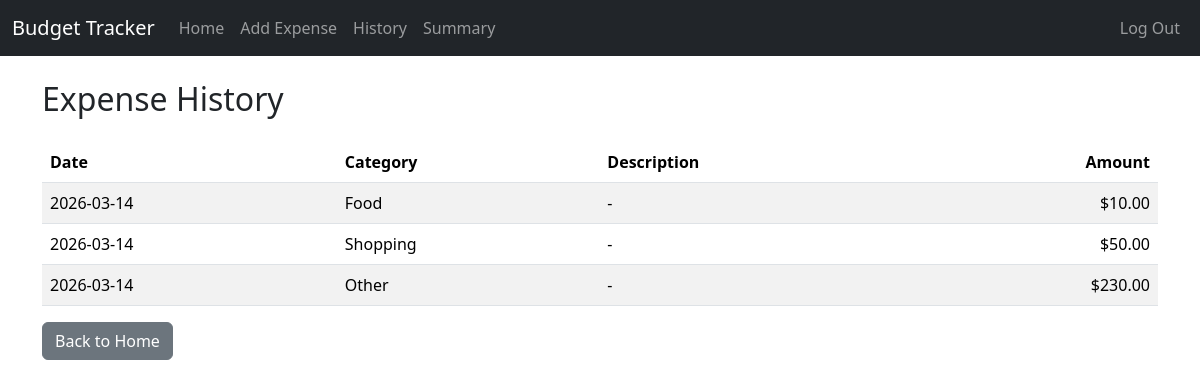
Screenshot of /history (signed in) with the database file from the repository.
### tables this page shows
CREATE TABLE expenses (
        id INTEGER PRIMARY KEY AUTOINCREMENT,
        user_id INTEGER NOT NULL,
        amount REAL NOT NULL,
        category TEXT NOT NULL,
        description TEXT,
        date TEXT NOT NULL,
        FOREIGN KEY (user_id) REFERENCES users(id)
    );

### app.py (the view)
@app.route("/history")
@login_required
def history():
    expenses = db.execute("""
        SELECT amount, category, description, date
        FROM expenses
        WHERE user_id = ?
        ORDER BY date DESC
    """, session["user_id"])
    return render_template("history.html", expenses=expenses)

### app.py (called while the page is built)
@app.after_request
def after_request(response):
    response.headers["Cache-Control"] = "no-cache, no-store, must-revalidate"
    response.headers["Expires"] = 0
    response.headers["Pragma"] = "no-cache"
    return response

### helpers.py (called while the page is built)
def login_required(f):
    @wraps(f)
    def decorated_function(*args, **kwargs):
        if session.get("user_id") is None:
            return redirect("/login")
        return f(*args, **kwargs)
    return decorated_function

### templates/history.html (shortened to what this page needs)
{% extends "layout.html" %}
{% block main %}
<h2 class="mb-4">Expense History</h2>
{% if expenses %}
    <table class="table table-striped">
        <thead>
            <tr>
                <th>Date</th>
                <th>Category</th>
                <th>Description</th>
                <th class="text-end">Amount</th>
            </tr>
        </thead>
        <tbody>
            {% for expense in expenses %}
            <tr>
                <td>{{ expense.date }}</td>
                <td>{{ expense.category }}</td>
                <td>{{ expense.description or "-" }}</td>
                <td class="text-end">${{ "%.2f"|format(expense.amount) }}</td>
            </tr>
            {% endfor %}
        </tbody>
    </table>
{% else %}
    <p class="text-muted">No expenses recorded yet.</p>
{% endif %}
<a href="/" class="btn btn-secondary">Back to Home</a>
{% endblock %}

### rows the page displays
expenses: date "2026-03-14", category "Food", description "-", amount "10.00"
expenses: date "2026-03-14", category "Shopping", description "-", amount "50.00"
expenses: date "2026-03-14", category "Other", description "-", amount "230.00"
